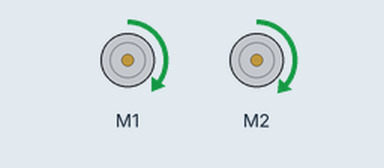
This sketch was run on a simulated Arduino Uno, built with avr-gcc and run on an emulated ATmega328P. Parts: 2 × DC motor (green arrow = forward, orange = backward, longer = faster).

Above: at 10.05 s.
Timing chart, 0 to 14.6 s (numbered marks = the images above):
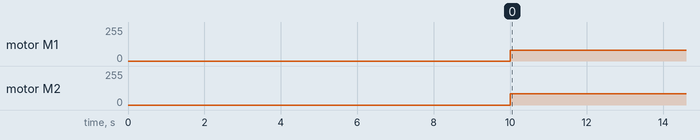

The sketch:

line.ino
```cpp
#include <OrangutanMotors.h>

OrangutanMotors motor;

// velocidade angular (va) - entre 0 e 120
void anda(float va,float vc){
  va = va / 10;
  float mleft = va + vc;
  float mright = -va + vc + 5;
  motor.setSpeeds(mleft, mright);
}

void setup()
{
  delay(10000);
}

void loop()
{
  anda(0,80);
  delay(4000);
  motor.setSpeeds(0,0);
}
```

Measured:
- by itself, motor M1: stopped → forward 80/255 at 10.0 s
- by itself, motor M2: stopped → forward 85/255 at 10.0 s
